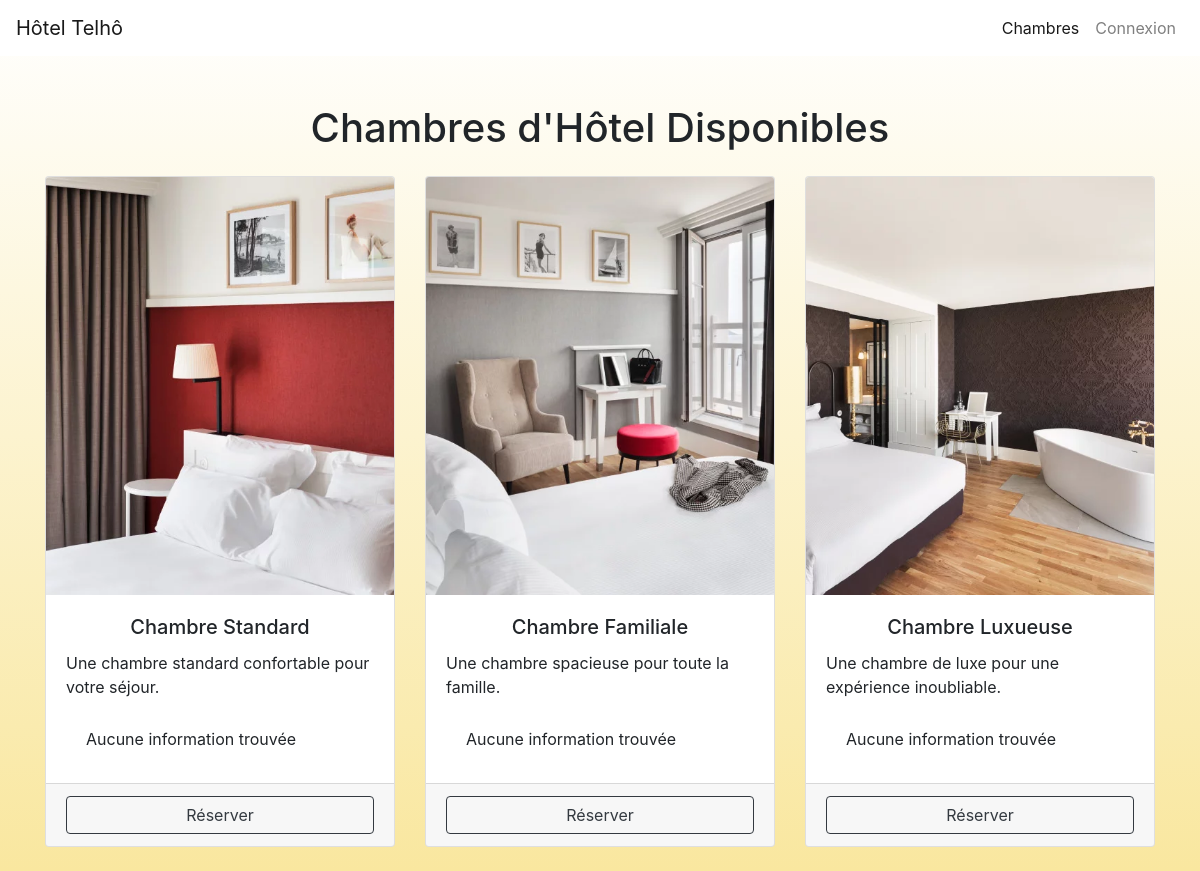
Before: / with the older database file.
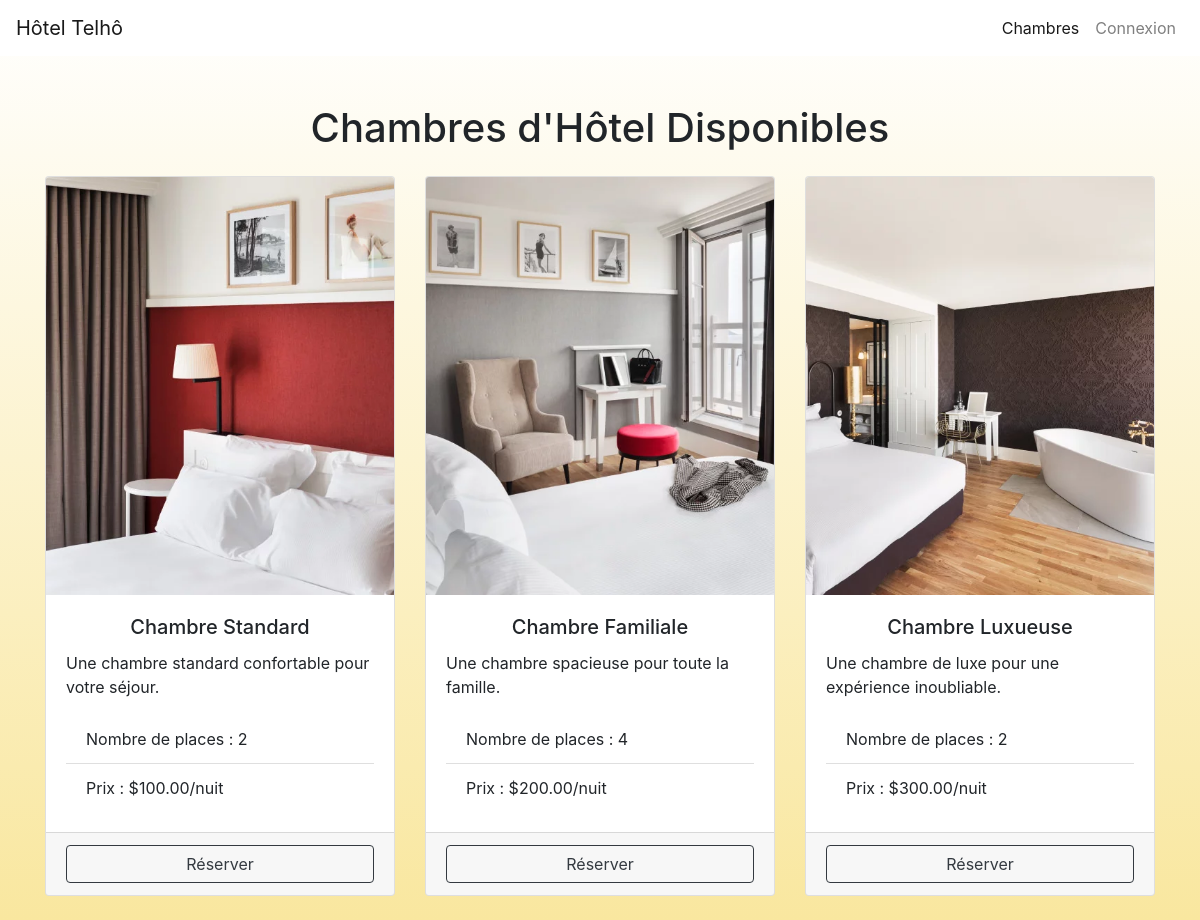
After: the same page with the newer database file.
### tables this page shows
CREATE TABLE IF NOT EXISTS `chambre` (
  `idChambre` int NOT NULL,
  `nomChambre` varchar(100) NOT NULL,
  `nbPlaces` int NOT NULL,
  `prixChambre` decimal(15,2) NOT NULL,
  PRIMARY KEY (`idChambre`)
);

### index.php (the view, shortened to what this page needs)
<?php
require_once('includes/partials/header.php');
require('serveur_db.php');
?>
<nav class="navbar navbar-expand-lg navbar-light bg-white">
    <a class="navbar-brand" href="index.php">Hôtel Telhô</a>
    <div class="collapse navbar-collapse" id="navbarNav">
        <ul class="navbar-nav ml-auto">
        <li class="nav-item active">
            <a class="nav-link" href="index.php">Chambres</a>
        </li>
        <?php
        if(isset($_SESSION['connecte']) && $_SESSION['connecte']) {
            echo '
            <li class="nav-item">
                <a class="nav-link" href="mes_reservations.php">Mes Réservations</a>
            </li>
            <li class="nav-item">
                <a class="nav-link" href="deconnexion.php">Déconnexion</a>
            </li>
            ';
        } else {
            echo '
            <li class="nav-item">
                <a class="nav-link" href="connexion.php">Connexion</a>
            </li>
            ';
        }
        ?>
        </ul>
    </div>
</nav>
<div class="container mt-5">
    <h1 class="text-center mb-4">Chambres d'Hôtel Disponibles</h1>
    <div class="row">
        <div class="col-md-4 mb-4">
            <div class="card h-100">
                <img src="includes/img/chambre_standard.jpg" class="card-img-top" alt="Chambre Standard">
                <div class="card-body">
                    <h5 class="card-title text-center">Chambre Standard</h5>
                    <p class="card-text">Une chambre standard confortable pour votre séjour.</p>
                    <ul class="list-group list-group-flush">
                    <?php
                        $sql = "SELECT * FROM chambre WHERE nomChambre = 'Standard'";
                        $result = $connexion->query($sql);
                        if ($result->num_rows > 0) {
                            $row = $result->fetch_assoc();
                            $nbPlaces = $row['nbPlaces'];
                            $prixChambre = $row['prixChambre'];
                            echo "<li class='list-group-item'>Nombre de places : $nbPlaces</li>";
                            echo "<li class='list-group-item'>Prix : $$prixChambre/nuit</li>";
                        } else {
                            echo "<li class='list-group-item'>Aucune information trouvée</li>";
                        }
                    ?>
                    </ul>
                </div>
                <div class="card-footer">
                    <a href="chambre.php?chambre=Standard&nbPlaces=<?php echo $nbPlaces?>&prixChambre=<?php echo $prixChambre?>" class="btn btn-outline-dark btn-block">Réserver</a>
                </div>
            </div>
        </div>
        <div class="col-md-4 mb-4">
            <div class="card h-100">
                <img src="includes/img/chambre_familiale.jpg" class="card-img-top" alt="Chambre Familiale">
                <div class="card-body">
                    <h5 class="card-title text-center">Chambre Familiale</h5>
                    <p class="card-text">Une chambre spacieuse pour toute la famille.</p>
                    <ul class="list-group list-group-flush">
                    <?php
                        $sql = "SELECT * FROM chambre WHERE nomChambre = 'Familiale'";
                        $result = $connexion->query($sql);
                        if ($result->num_rows > 0) {
                            $row = $result->fetch_assoc();
                            $nbPlaces = $row['nbPlaces'];
                            $prixChambre = $row['prixChambre'];
                            echo "<li class='list-group-item'>Nombre de places : $nbPlaces</li>";
                            echo "<li class='list-group-item'>Prix : $$prixChambre/nuit</li>";
                        } else {
                            echo "<li class='list-group-item'>Aucune information trouvée</li>";
                        }
                    ?>
                    </ul>
                </div>
                <div class="card-footer">
                    <a href="chambre.php?chambre=Familiale&nbPlaces=<?php echo $nbPlaces?>&prixChambre=<?php echo $prixChambre?>" class="btn btn-outline-dark btn-block">Réserver</a>
                </div>
            </div>
        </div>
        <div class="col-md-4 mb-4">
            <div class="card h-100">
                <img src="includes/img/chambre_luxueuse.jpg" class="card-img-top" alt="Chambre Luxueuse">
                <div class="card-body">
                    <h5 class="card-title text-center">Chambre Luxueuse</h5>
                    <p class="card-text">Une chambre de luxe pour une expérience inoubliable.</p>
                    <ul class="list-group list-group-flush">
                    <?php
                        $sql = "SELECT * FROM chambre WHERE nomChambre = 'Luxueuse'";
                        $result = $connexion->query($sql);
                        if ($result->num_rows > 0) {
                            $row = $result->fetch_assoc();
                            $nbPlaces = $row['nbPlaces'];
                            $prixChambre = $row['prixChambre'];
                            echo "<li class='list-group-item'>Nombre de places : $nbPlaces</li>";
                            echo "<li class='list-group-item'>Prix : $$prixChambre/nuit</li>";
                        } else {
                            echo "<li class='list-group-item'>Aucune information trouvée</li>";
                        }
                    ?>
                    </ul>
                </div>
                <div class="card-footer">
                    <a href="chambre.php?chambre=Luxueuse&nbPlaces=<?php echo $nbPlaces?>&prixChambre=<?php echo $prixChambre?>" class="btn btn-outline-dark btn-block">Réserver</a>
                </div>
            </div>
        </div>
    </div>
</div>
<?php include('includes/partials/footer.php') ?>

### includes/partials/header.php (shortened to what this page needs)
<!DOCTYPE html>
<html lang="fr">
<head>
    <link href="https://cdn.jsdelivr.net/npm/bootstrap@5.3.2/dist/css/bootstrap.min.css" rel="stylesheet">
    <link href="https://stackpath.bootstrapcdn.com/bootstrap/4.5.2/css/bootstrap.min.css" rel="stylesheet">
    <link rel="stylesheet" href="../../includes/style/style.css">
</head>
<body>

### includes/partials/footer.php (shortened to what this page needs)
</body>
</html>

### includes/style/style.css (style rules this page uses)
body { background: linear-gradient(to top, #f9e79f, white); background-color: #f5f5f5; }

Changed rows visible on the page:
added chambre: nbPlaces "2", prixChambre "100.00"
added chambre: nbPlaces "4", prixChambre "200.00"
added chambre: nbPlaces "2", prixChambre "300.00"
Other visible differences:
text no longer shown: "Aucune information trouvée Aucune information trouvée Aucune information trouvée"
text now shown: "Nombre de places : Prix : $ /nuit Nombre de places : Prix : $ /nuit Nombre de places : Prix : $ /nuit"
